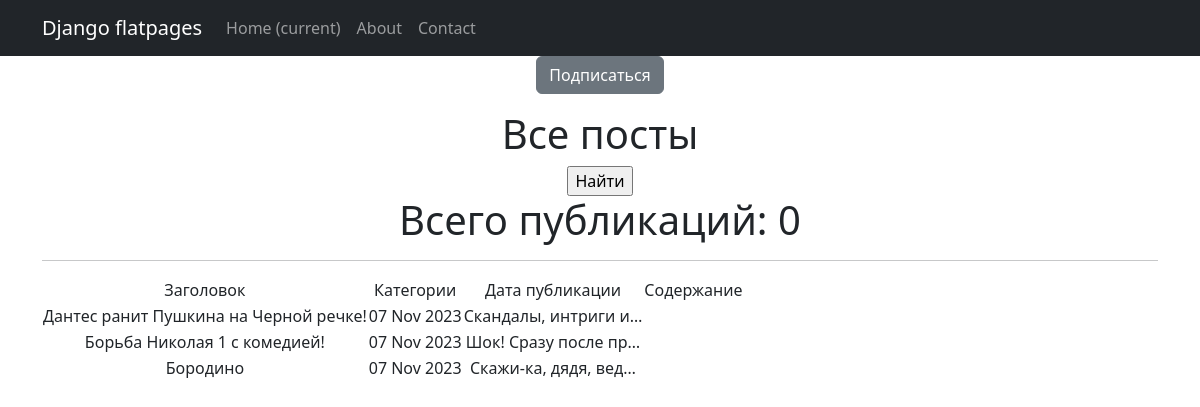
Screenshot of /news/categories/4 with the database file from the repository.
### news/models.py (models this page shows, shortened)
class Post (models.Model):
    news = 'NE'
    article = 'AR'
    Positions = [
        (news, 'Новости'),
        (article, 'Публикации')
    ]
    head = models.CharField(max_length=200)
    text = models.TextField()
    position = models.CharField(
        max_length=2,
        choices=Positions,
        default=news)
    timing_post = models.DateTimeField(auto_now_add=True)
    author = models.ForeignKey(Author, on_delete=models.CASCADE, related_name='posts')
    post_category = models.ManyToManyField(Category, through='PostCategory')
    rating = models.IntegerField(default=0)

### news/views.py (the view)
# urls.py: path('categories/<int:pk>', CategoryList.as_view(), name='category_list'),
class CategoryList(ListView):
    model = Post
    template_name = 'category_list.html'
    context_object_name = 'category_news_list'
    def get_queryset(self):
        self.category = get_object_or_404(Category, id = self.kwargs['pk'])
        queryset = Post.objects.filter(post_category = self.category).order_by('timing_post')
        return queryset
    def get_context_data(self, **kwargs):
        context = super().get_context_data(**kwargs)
        context['is_not_subscriber'] = self.request.user not in self.category.subscribers.all()
        context['category'] = self.category
        return context

### news/templatetags/custom_filters.py (called while the page is built)
@register.filter()
def censor(word):
   if isinstance(word, str):
      for i in cens:
         word = word.replace(i[1:], '*' * len(i[1:]))
   else:
      raise ValueError(
         'custom_filters -> censor -> A string is expected, but a different data type has been entered')
   return word

### templates/category_list.html (shortened to what this page needs)
{% extends 'flatpages/default.html' %}
{% load custom_filters %}
{% load custom_tags %}
{% block content %}
    {% if is_not_subscriber %}
        <p class="text-center"><a href="{% url 'subscribe' category.id %}" class="btn btn-secondary btm-sm"> Подписаться </a></p>
    {% endif %}
   <h1>Все посты</h1>
    <form action="" method="get">
       <input type="submit" value="Найти" />
   </form>
    <h1>Всего публикаций: {{news|length}}</h1>
    {% if category_news_list %}
        <hr>
            <table>
                <tr>
                    <td>Заголовок</td>
                    <td>Категории</td>
                    <td>Дата публикации</td>
                    <td>Содержание</td>
                </tr>
                {% for new in category_news_list %}
                <tr>
                    <td>{{ new.head|censor }}</td>
                    <td>{{ new.timing_post|date:'d M Y' }}</td>
                    <td>{{ new.text|truncatechars:20|censor }}</td>
                    <td></td>
                </tr>
                {% endfor %}
            </table>
    {% endif %}
{% endblock content %}

### rows the page displays
Post: head|censor "Дантес ранит Пушкина на Черной речке!", timing_post "07 Nov 2023", text|censor "Скандалы, интриги и…"
Post: head|censor "Борьба Николая 1 с комедией!", timing_post "07 Nov 2023", text|censor "Шок! Сразу после пр…"
Post: head|censor "Бородино", timing_post "07 Nov 2023", text|censor "Скажи-ка, дядя, вед…"

### other values shown
{{ news|length }} "0"
